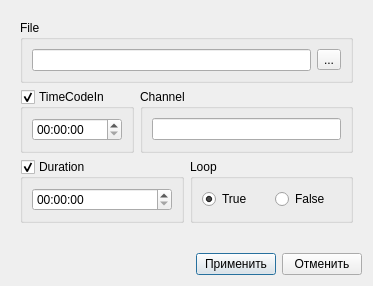
<?xml version="1.0" encoding="UTF-8"?>
<ui version="4.0">
 <class>AddCommandDialog</class>
 <widget class="QDialog" name="AddCommandDialog">
  <property name="geometry">
   <rect>
    <x>0</x>
    <y>0</y>
    <width>373</width>
    <height>286</height>
   </rect>
  </property>
  <property name="windowTitle">
   <string>Dialog</string>
  </property>
  <layout class="QVBoxLayout" name="verticalLayout">
   <item>
    <widget class="QStackedWidget" name="stackedWidget">
     <property name="currentIndex">
      <number>0</number>
     </property>
     <widget class="QWidget" name="playPage">
      <layout class="QVBoxLayout" name="verticalLayout_5">
       <item>
        <widget class="QGroupBox" name="groupBox_3">
         <property name="title">
          <string>File</string>
         </property>
         <layout class="QHBoxLayout" name="horizontalLayout_5">
          <item>
           <widget class="QLineEdit" name="lineEditFilePlay"/>
          </item>
          <item>
           <widget class="QToolButton" name="toolButtonSelectFilePlay">
            <property name="text">
             <string>...</string>
            </property>
           </widget>
          </item>
         </layout>
        </widget>
       </item>
       <item>
        <layout class="QHBoxLayout" name="horizontalLayout_3">
         <item>
          <widget class="QGroupBox" name="groupBoxTimeIn">
           <property name="title">
            <string>TimeCodeIn</string>
           </property>
           <property name="checkable">
            <bool>true</bool>
           </property>
           <layout class="QVBoxLayout" name="verticalLayout_3">
            <item>
             <widget class="QTimeEdit" name="timeEditTimeIn"/>
            </item>
           </layout>
          </widget>
         </item>
         <item>
          <widget class="QGroupBox" name="groupBox">
           <property name="title">
            <string>Channel</string>
           </property>
           <layout class="QVBoxLayout" name="verticalLayout_2">
            <item>
             <widget class="QLineEdit" name="lineEditChannelPlay"/>
            </item>
           </layout>
          </widget>
         </item>
        </layout>
       </item>
       <item>
        <layout class="QHBoxLayout" name="horizontalLayout_4">
         <item>
          <widget class="QGroupBox" name="groupBoxDuration">
           <property name="title">
            <string>Duration</string>
           </property>
           <property name="checkable">
            <bool>true</bool>
           </property>
           <layout class="QVBoxLayout" name="verticalLayout_4">
            <item>
             <widget class="QTimeEdit" name="timeEditDuration"/>
            </item>
           </layout>
          </widget>
         </item>
         <item>
          <widget class="QGroupBox" name="groupBox_2">
           <property name="title">
            <string>Loop</string>
           </property>
           <layout class="QHBoxLayout" name="horizontalLayout_2">
            <item>
             <widget class="QRadioButton" name="radioButtonLoopTrue">
              <property name="text">
               <string>True</string>
              </property>
              <property name="checked">
               <bool>true</bool>
              </property>
             </widget>
            </item>
            <item>
             <widget class="QRadioButton" name="radioButtonLoopFalse">
              <property name="text">
               <string>False</string>
              </property>
             </widget>
            </item>
           </layout>
          </widget>
         </item>
        </layout>
       </item>
       <item>
        <spacer name="verticalSpacer">
         <property name="orientation">
          <enum>Qt::Vertical</enum>
         </property>
         <property name="sizeHint" stdset="0">
          <size>
           <width>20</width>
           <height>40</height>
          </size>
         </property>
        </spacer>
       </item>
      </layout>
     </widget>
     <widget class="QWidget" name="cuePage">
      <layout class="QVBoxLayout" name="verticalLayout_7">
       <item>
        <widget class="QGroupBox" name="groupBox_5">
         <property name="title">
          <string>Channel</string>
         </property>
         <layout class="QVBoxLayout" name="verticalLayout_6">
          <item>
           <widget class="QLineEdit" name="lineEditChannelCue"/>
          </item>
         </layout>
        </widget>
       </item>
       <item>
        <widget class="QGroupBox" name="groupBox_4">
         <property name="title">
          <string>File</string>
         </property>
         <layout class="QHBoxLayout" name="horizontalLayout_6">
          <item>
           <widget class="QLineEdit" name="lineEditFileCue"/>
          </item>
          <item>
           <widget class="QToolButton" name="toolButtonSelectFileCue">
            <property name="text">
             <string>...</string>
            </property>
           </widget>
          </item>
         </layout>
        </widget>
       </item>
       <item>
        <spacer name="verticalSpacer_2">
         <property name="orientation">
          <enum>Qt::Vertical</enum>
         </property>
         <property name="sizeHint" stdset="0">
          <size>
           <width>20</width>
           <height>98</height>
          </size>
         </property>
        </spacer>
       </item>
      </layout>
     </widget>
     <widget class="QWidget" name="returnPage">
      <layout class="QVBoxLayout" name="verticalLayout_9">
       <item>
        <widget class="QGroupBox" name="groupBox_6">
         <property name="title">
          <string>Channel</string>
         </property>
         <layout class="QVBoxLayout" name="verticalLayout_8">
          <item>
           <widget class="QLineEdit" name="lineEditChannelReturn"/>
          </item>
         </layout>
        </widget>
       </item>
       <item>
        <spacer name="verticalSpacer_3">
         <property name="orientation">
          <enum>Qt::Vertical</enum>
         </property>
         <property name="sizeHint" stdset="0">
          <size>
           <width>20</width>
           <height>157</height>
          </size>
         </property>
        </spacer>
       </item>
      </layout>
     </widget>
    </widget>
   </item>
   <item>
    <layout class="QHBoxLayout" name="horizontalLayout">
     <item>
      <spacer name="horizontalSpacer">
       <property name="orientation">
        <enum>Qt::Horizontal</enum>
       </property>
       <property name="sizeHint" stdset="0">
        <size>
         <width>40</width>
         <height>20</height>
        </size>
       </property>
      </spacer>
     </item>
     <item>
      <widget class="QPushButton" name="pushButtonAccept">
       <property name="text">
        <string>Применить</string>
       </property>
      </widget>
     </item>
     <item>
      <widget class="QPushButton" name="pushButtonReject">
       <property name="text">
        <string>Отменить</string>
       </property>
      </widget>
     </item>
    </layout>
   </item>
  </layout>
 </widget>
 <resources/>
 <connections/>
</ui>
